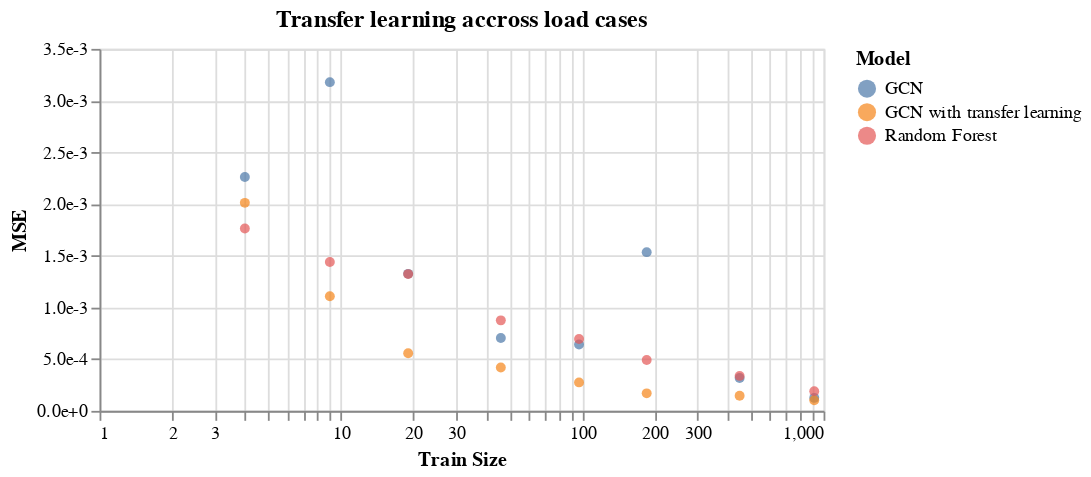

Write notebook code for a chart like this one.
### Code cell
alt.Chart(df[df.Set=='Test']).mark_circle().encode(
    x=alt.X('Train Size:Q', scale=alt.Scale(type='log')),
    y=alt.Y('mse:Q', title='MSE', axis=alt.Axis(format='.1e')),
    color='Model',
    tooltip=['Model', 'mse']
).properties(width=400, height=200, title='Transfer learning accross load cases')

### Figure 1 — Vega-Lite specification as saved in the notebook (floating-point values rounded to 4 significant figures)
{"config": {"view": {"continuousWidth": 400, "continuousHeight": 300}}, "data": {"name": "data-42ed5c43a0859826bf07d00b8f9b5ce8"}, "mark": "circle", "encoding": {"color": {"type": "nominal", "field": "Model"}, "tooltip": [{"type": "nominal", "field": "Model"}, {"type": "quantitative", "field": "mse"}], "x": {"type": "quantitative", "field": "Train Size", "scale": {"type": "log"}}, "y": {"type": "quantitative", "axis": {"format": ".1e"}, "field": "mse", "title": "MSE"}}, "height": 200, "title": "Transfer learning accross load cases", "width": 400, "$schema": "https://vega.github.io/schema/vega-lite/v4.8.1.json", "datasets": {"data-42ed5c43a0859826bf07d00b8f9b5ce8": [{"mse": 0.0001257, "mae": 0.005909, "mre": 0.1231, "peakR2": 0.9306, "maxAggR2": 0.9478, "meanAggR2": 0.8303, "minAggR2": 0.0, "Model": "GCN", "Set": "Test", "Train Size": 915}, {"mse": 0.0001021, "mae": 0.005248, "mre": 0.09694, "peakR2": 0.9217, "maxAggR2": 0.9692, "meanAggR2": 0.8448, "minAggR2": 0.0, "Model": "GCN with transfer learning", "Set": "Test", "Train Size": 915}, {"mse": 0.0001906, "mae": 0.006919, "mre": 0.1082, "peakR2": 0.8834, "maxAggR2": 1.0, "meanAggR2": 0.9065, "minAggR2": 0.8525, "Model": "Random Forest", "Set": "Test", "Train Size": 915}, {"mse": 0.001534, "mae": 0.02838, "mre": 0.4015, "peakR2": 0.1288, "maxAggR2": 0.68, "meanAggR2": 0.02415, "minAggR2": -1.274, "Model": "GCN", "Set": "Test", "Train Size": 185}, {"mse": 0.0001693, "mae": 0.006738, "mre": 0.1344, "peakR2": 0.8948, "maxAggR2": 0.9535, "meanAggR2": 0.8062, "minAggR2": 0.0, "Model": "GCN with transfer learning", "Set": "Test", "Train Size": 185}, {"mse": 0.0004919, "mae": 0.01168, "mre": 0.1775, "peakR2": 0.6821, "maxAggR2": 1.0, "meanAggR2": 0.7563, "minAggR2": 0.6238, "Model": "Random Forest", "Set": "Test", "Train Size": 185}, {"mse": 0.0007042, "mae": 0.01461, "mre": 0.2588, "peakR2": 0.5947, "maxAggR2": 0.7605, "meanAggR2": 0.5286, "minAggR2": -0.02861, "Model": "GCN", "Set": "Test", "Train Size": 46}, {"mse": 0.0004186, "mae": 0.01025, "mre": 0.186, "peakR2": 0.7823, "maxAggR2": 0.8431, "meanAggR2": 0.6818, "minAggR2": 0.0, "Model": "GCN with transfer learning", "Set": "Test", "Train Size": 46}, {"mse": 0.000875, "mae": 0.01639, "mre": 0.2485, "peakR2": 0.4644, "maxAggR2": 1.0, "meanAggR2": 0.552, "minAggR2": 0.3943, "Model": "Random Forest", "Set": "Test", "Train Size": 46}, {"mse": 0.0006418, "mae": 0.01608, "mre": 0.2799, "peakR2": 0.6424, "maxAggR2": 0.7648, "meanAggR2": 0.5599, "minAggR2": 0.0, "Model": "GCN", "Set": "Test", "Train Size": 97}, {"mse": 0.0002753, "mae": 0.007875, "mre": 0.1432, "peakR2": 0.8461, "maxAggR2": 0.9043, "meanAggR2": 0.76, "minAggR2": 0.0, "Model": "GCN with transfer learning", "Set": "Test", "Train Size": 97}, {"mse": 0.0006947, "mae": 0.01438, "mre": 0.2178, "peakR2": 0.5554, "maxAggR2": 1.0, "meanAggR2": 0.6621, "minAggR2": 0.5283, "Model": "Random Forest", "Set": "Test", "Train Size": 97}, {"mse": 0.003178, "mae": 0.03536, "mre": 0.452, "peakR2": -0.6422, "maxAggR2": 0.0, "meanAggR2": -0.9895, "minAggR2": -4.788, "Model": "GCN", "Set": "Test", "Train Size": 9}, {"mse": 0.001108, "mae": 0.01911, "mre": 0.3148, "peakR2": 0.4239, "maxAggR2": 0.6474, "meanAggR2": 0.2679, "minAggR2": -0.302, "Model": "GCN with transfer learning", "Set": "Test", "Train Size": 9}, {"mse": 0.001439, "mae": 0.02521, "mre": 0.3652, "peakR2": 0.2646, "maxAggR2": 1.0, "meanAggR2": 0.2302, "minAggR2": -0.09628, "Model": "Random Forest", "Set": "Test", "Train Size": 9}, {"mse": 0.001325, "mae": 0.02335, "mre": 0.3606, "peakR2": 0.3061, "maxAggR2": 0.4407, "meanAggR2": 0.1736, "minAggR2": -0.2535, "Model": "GCN", "Set": "Test", "Train Size": 19}, {"mse": 0.0005574, "mae": 0.01269, "mre": 0.2243, "peakR2": 0.7486, "maxAggR2": 0.7499, "meanAggR2": 0.5889, "minAggR2": 0.0, "Model": "GCN with transfer learning", "Set": "Test", "Train Size": 19}, {"mse": 0.001323, "mae": 0.0214, "mre": 0.298, "peakR2": 0.1826, "maxAggR2": 1.0, "meanAggR2": 0.3124, "minAggR2": -0.08733, "Model": "Random Forest", "Set": "Test", "Train Size": 19}, {"mse": 0.002262, "mae": 0.02961, "mre": 0.4295, "peakR2": -0.2199, "maxAggR2": 0.4428, "meanAggR2": -0.2132, "minAggR2": -1.851, "Model": "GCN", "Set": "Test", "Train Size": 4}, {"mse": 0.002011, "mae": 0.02768, "mre": 0.4016, "peakR2": -0.02377, "maxAggR2": 0.3268, "meanAggR2": -0.0978, "minAggR2": -1.447, "Model": "GCN with transfer learning", "Set": "Test", "Train Size": 4}, {"mse": 0.001763, "mae": 0.02862, "mre": 0.3847, "peakR2": 0.08902, "maxAggR2": 1.0, "meanAggR2": 0.02167, "minAggR2": -0.7653, "Model": "Random Forest", "Set": "Test", "Train Size": 4}, {"mse": 0.0003181, "mae": 0.01157, "mre": 0.2205, "peakR2": 0.8281, "maxAggR2": 0.9072, "meanAggR2": 0.7295, "minAggR2": 0.0, "Model": "GCN", "Set": "Test", "Train Size": 449}, {"mse": 0.0001464, "mae": 0.006203, "mre": 0.1186, "peakR2": 0.9016, "maxAggR2": 0.9521, "meanAggR2": 0.8224, "minAggR2": 0.0, "Model": "GCN with transfer learning", "Set": "Test", "Train Size": 449}, {"mse": 0.000338, "mae": 0.009515, "mre": 0.1436, "peakR2": 0.7708, "maxAggR2": 1.0, "meanAggR2": 0.8394, "minAggR2": 0.7288, "Model": "Random Forest", "Set": "Test", "Train Size": 449}]}}
